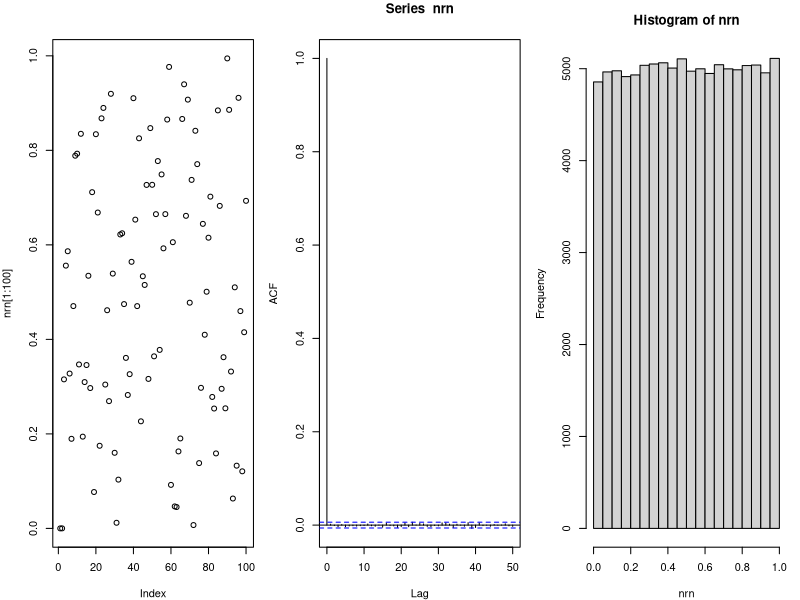
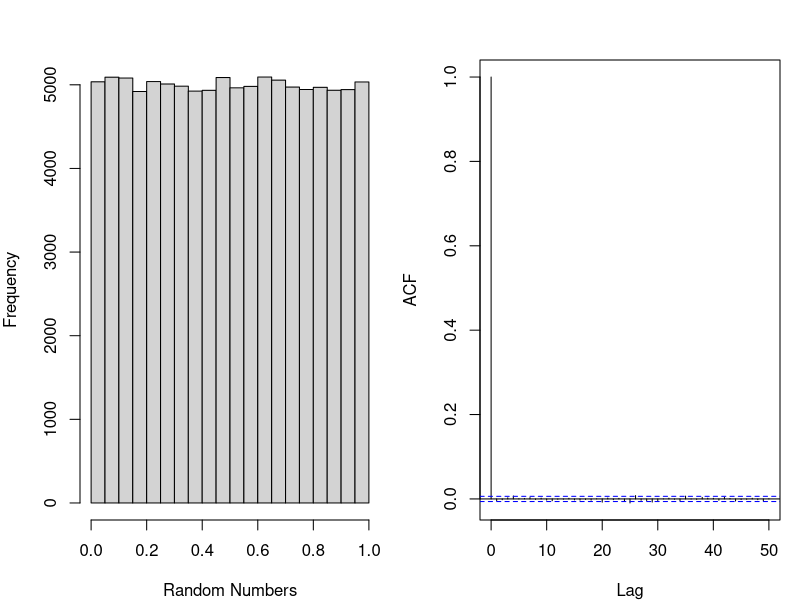
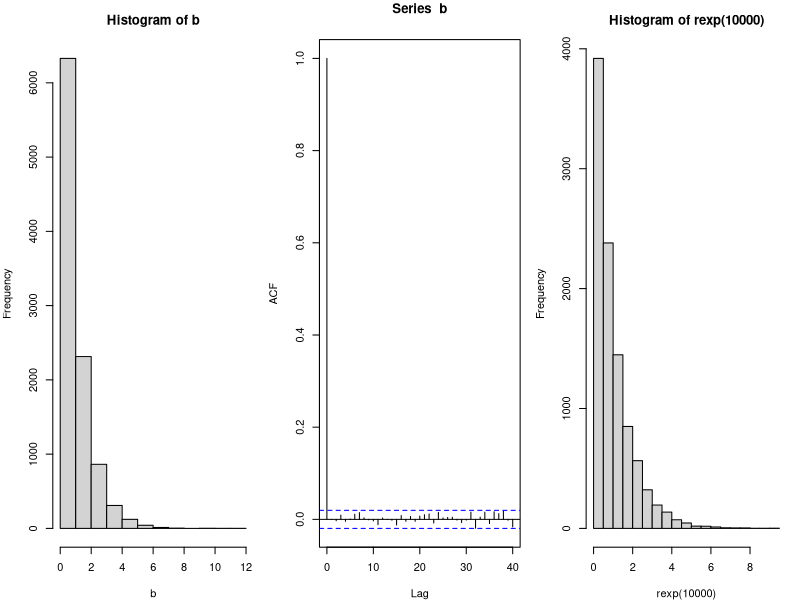
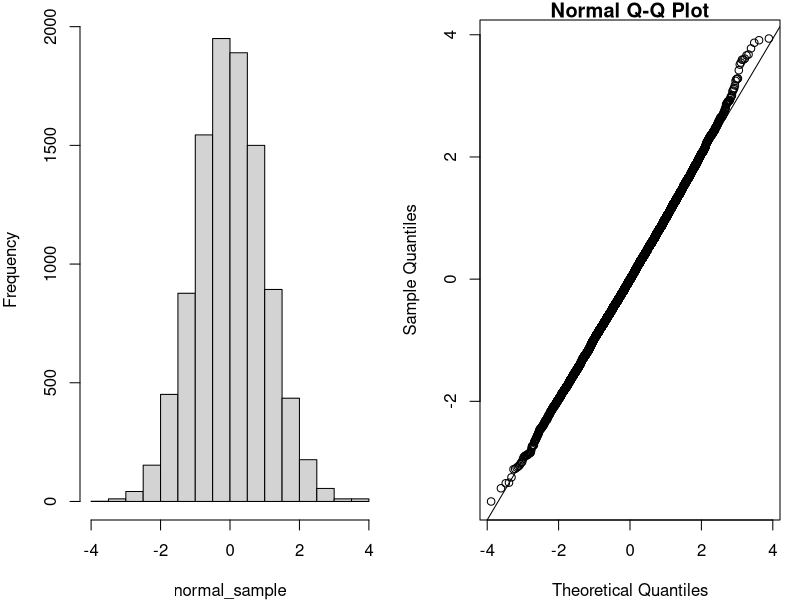
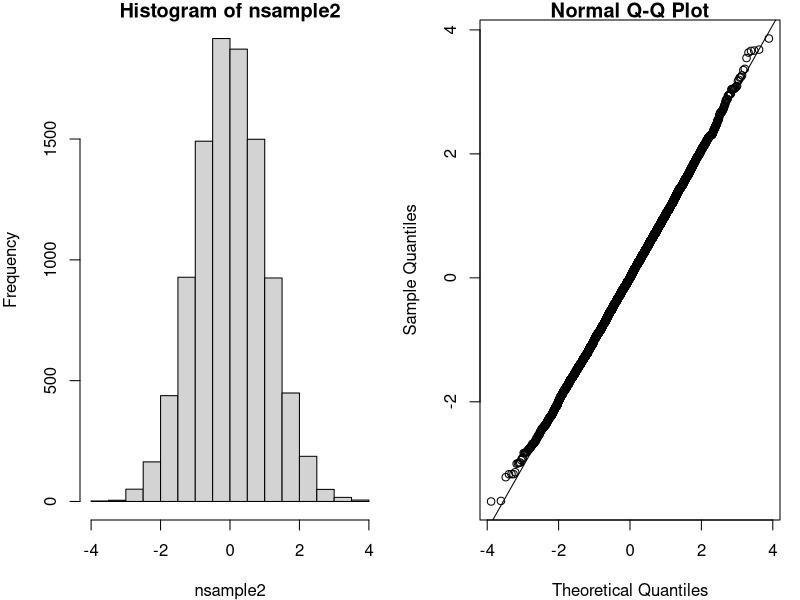
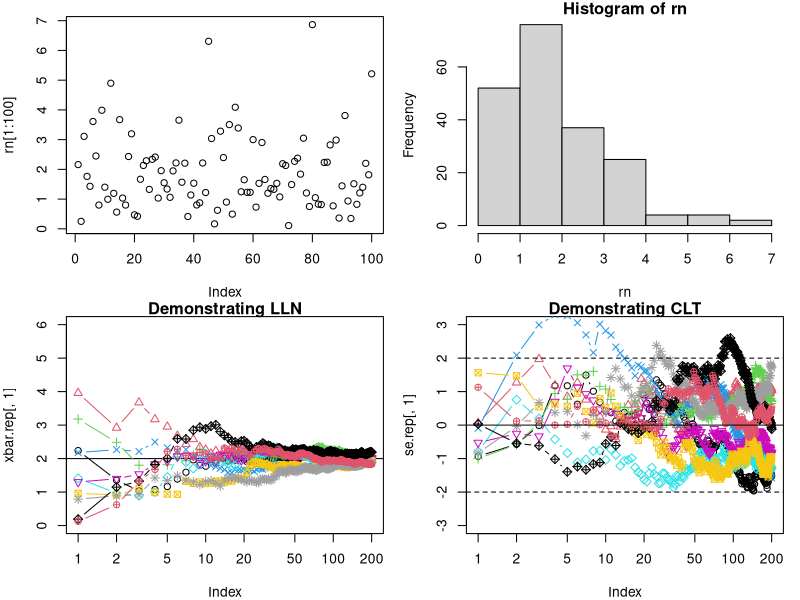

Here is the R script that generated these plots, in order:
## ---- chunk 1


A <- 7^5
M <-  2^31-1

N <- 100000
rn <- rep (0, N)
rn[1] <- 10
for (i in 2:length (rn))
{
    rn[i] <- (A * rn[i-1] ) %% M
}

nrn <- rn/(M-1)
par(mfrow=c(1,3),mar=c(4,4,3,1))
plot (nrn[1:100])
acf (nrn)
hist (nrn)


n <- 100000
a <- runif(n)
par(mfrow=c(1,2),mar=c(4,4,3,1))
hist(a,xlab="Random Numbers",main="")

acf(a,main="")

## ---- chunk 2
# generate exponenail random numbers

#use method of inverse cdf to generate iid sample from exp(1)
gen_exp <- function(n)
{
    #generate unif(0,) random numbers
    u <- runif(n)
    #transform the random numbers
    -log(1-u)
}

b <- gen_exp (10000)
par(mfrow=c(1,3),mar=c(4,4,3,1))
hist (b)
acf (b)

## r built in generators
hist (rexp (10000))

## ---- chunk 3
gen_normal <- function(n)
{
    #calculates size of random samples, which is greater than half of n
    size_sample <- ceiling(n/2)
    
    R <- sqrt(2*rexp(size_sample))
    theta <- runif(size_sample,0,2*pi)
    
    X <- R*cos(theta)  
    Y <- R*sin(theta)
    
    c(X,Y)[1:n]  
}

normal_sample <- gen_normal(10000)

par(mfrow=c(1,2),mar=c(4,4,1,1))

hist(normal_sample,main="")

qqnorm(normal_sample)
qqline(normal_sample)

nsample2 <- rnorm (10000) 
hist (nsample2)
qqnorm (nsample2)
qqline(nsample2)

## ---- chunk 4

n <- 200
rn <- rgamma (n, shape = 2)

par (mfrow = c(2,2))
plot (rn[1:100])
hist (rn)
xbar.rep <- replicate(10, cumsum(rgamma (n, shape = 2))/(1:n))
se.rep <- replicate(10, (cumsum(rgamma (n, shape = 2))/(1:n) - 2) / sqrt(2/(1:n)))
plot(xbar.rep[,1], main = "Demonstrating LLN", log = "x", type = "b", ylim = c(0, 6)); abline (h = 2)
for (i in 2:ncol(xbar.rep)) points(xbar.rep[,i], col = i, pch = i, type = "b")
plot(se.rep[,1], ylim = c(-3,3), type="b",log = "x",  main="Demonstrating CLT")
for (i in 2:ncol(se.rep)) points(se.rep[,i], col = i, pch = i, type = "b")
abline (h = c(0, -2,2), lty = c(1,2,2))



## ---- chunk 5

#### an application of monte carlo method in estimating pi

# n is the number of samples drawn uniformly from the rectangle (-1,1)  * (-1,1)
# an estimate of pi is returned
pi_est_mc <- function(n)
{
    #X and Y are independent, each with marginal distribution unif(-1,1)
    X <- runif(n,-1,1)
    Y <- runif(n,-1,1)
    
    Z <- 4 * (X^2 + Y^2 <= 1)
    mu <- mean (Z)
    error <- 1.96 * sd (Z) /sqrt (n)
    list (pi.est = mu, error.95perc = error, ci.95perc = mu + c(-error, error))
}  

pi_est_mc (100)
pi_est_mc (10000)
pi_est_mc (100000)
pi_est_mc (10000000)
